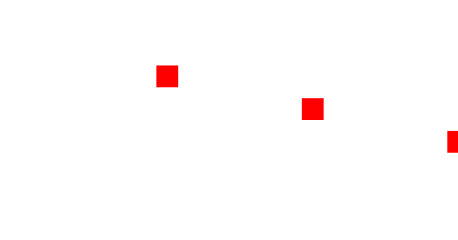

Source (Vega-Lite JSON):
### Vega specification from a JSON file in a GitHub repository (floating-point values rounded to 4 significant figures)
{"$schema": "https://vega.github.io/schema/vega/v6.json", "padding": 5, "autosize": "none", "width": 200, "height": 100, "signals": [{"name": "rows", "value": [{"a": 1}, {"a": 3}, {"a": 2}]}, {"name": "scaleBy", "update": "rows[1].a * 20"}], "data": [{"name": "t", "values": {"signal": "rows"}}, {"name": "u", "source": "t", "transform": [{"type": "formula", "as": "b", "expr": "datum.a * scaleBy"}]}], "scales": [{"name": "x", "type": "linear", "domain": {"data": "u", "field": "b"}, "range": "width"}], "marks": [{"type": "rect", "from": {"data": "u"}, "encode": {"update": {"x": {"scale": "x", "field": "b"}, "width": {"value": 10}, "y": {"signal": "10 + 15 * datum.a"}, "height": {"value": 10}, "fill": {"value": "red"}}}}]}
